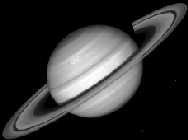
#> input picture term5/sm/lab2/x1.bmp, 188 x 140 px
$ python main.py
#> lines starting #> are read from the running program, lines starting #| are printed output that depends on the picture
import numpy as np
import matplotlib.pyplot as plt

from matplotlib import image


def moore_penrose_method(matrix, sigma0, eps=1e-5):
    # Step 1 (sigma0 init by user)

    matrix = np.array(matrix, dtype=float)
    e = np.eye(matrix.shape[0])
    sigma_k = sigma0

    # Step 2
    plus_matrix = matrix.T @ np.linalg.inv(matrix @ matrix.T + sigma0 * e)

    while True:
        # Step 3
        sigma_k = sigma_k / 2

        previous = plus_matrix

        # Step 4
        plus_matrix = matrix.T @ np.linalg.inv(matrix @ matrix.T + sigma_k * e)

        # Step 5
        if np.linalg.norm(plus_matrix - previous) < eps:
            return plus_matrix


def greville_method(matrix):
    matrix = np.array(matrix, dtype=float)

    # Get first row
    a = matrix[0:1]

    if np.count_nonzero(a[0]) == 0:
        result = np.zeros_like(a.T)
    else:
        result = a.T / a @ a.T

    # Greville formula
    for i in range(1, matrix.shape[0]):
        z_a = np.eye(result.shape[0]) - result @ matrix[:i]
        r_a = result @ result.T
        a = matrix[i:i + 1]

        dot_product = (a @ z_a) @ a.T

        if np.count_nonzero(dot_product) == 0:
            part_a = (r_a @ a.T) / (1 + (a @ r_a) @ a.T)
        else:
            part_a = (z_a @ a.T) / dot_product

        result = np.concatenate((result - part_a @ (a @ result), part_a), axis=1)

    return result


def pseudoinverse_matrix_check(x_plus, x):
    result = True

    result = result and ((x @ x_plus) @ x).all() == x.all()
    result = result and ((x_plus @ x) @ x_plus).all() == x_plus.all()
    result = result and np.allclose(x @ x_plus, (x @ x_plus).T)
    result = result and np.allclose(x_plus @ x, (x_plus @ x).T)

    return result


def main():
    x_image, y_image = image.imread('x1.bmp'), image.imread('y5.bmp')
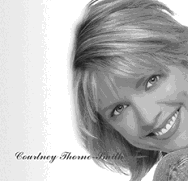
#> input picture term5/sm/lab2/y5.bmp, 188 x 181 px
#> x_image is the input picture: shape (140, 188); min 0, max 255, mean 50.5
#> y_image is the input picture: shape (181, 188); min 22, max 255, mean 183

    moore_penrose_matrix = moore_penrose_method(x_image, 1)
#> in moore_penrose_method, `plus_matrix = matrix.T @ np.linalg.inv(matrix @ matrix.T + sigma0 * e)`:
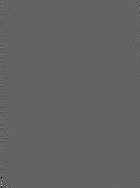
#> plus_matrix: shape (188, 140) float64; min -0.139, max 0.219, mean 5.01e-06; drawn with min black and max white
#> after the loop in moore_penrose_method, `while True:`: sigma_k = 3.81e-06
    greville_matrix = greville_method(x_image)
#> the loop in greville_method, `for i in range(1, matrix.shape[0]):` made 139 passes
#> dot_product on passes 1 to 12: [6], [83], [16787], [12627.7], [23316.6], [7294.9], [6027.3], [5599.1], [3339.1], [18940.9], [7381], [8763]
#> pass 1, in greville_method, `z_a = np.eye(result.shape[0]) - result @ matrix[:i]`:
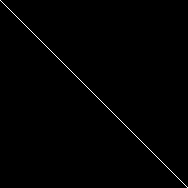
#> z_a: shape (188, 188) float64; values 0 (black) and 1 (white), 0.53% white in thin lines or dots
#> pass 2, in greville_method, `z_a = np.eye(result.shape[0]) - result @ matrix[:i]`:
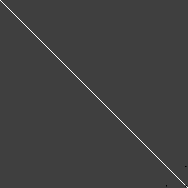
#> z_a: shape (188, 188) float64; min -0.333, max 1, mean 0.00524; drawn with min black and max white

    moore_penrose_status = 'Ok' if pseudoinverse_matrix_check(moore_penrose_matrix, x_image) else 'Bad'
#> in pseudoinverse_matrix_check, `result = result and ((x @ x_plus) @ x).all() == x.all()`: result = True
#> moore_penrose_status = 'Ok'
    print(f'Status Moore-Penrose method: {moore_penrose_status}')
#| Status Moore-Penrose method: Ok

    greville_status = 'Ok' if pseudoinverse_matrix_check(greville_matrix, x_image) else 'Bad'
#> greville_status = 'Ok'
    print(f'Status Greville method: {greville_status}')
#| Status Greville method: Ok

    moore_penrose_operator = y_image @ moore_penrose_matrix
    greville_operator = y_image @ greville_matrix

    # Show result
    fig = plt.figure()

    ax = fig.add_subplot(2, 2, 1)
    ax.set_title('X')
    plt.imshow(x_image, cmap='gray')
    plt.axis('off')

    ax = fig.add_subplot(2, 2, 2)
    ax.set_title('Y')
    plt.imshow(y_image, cmap='gray')
    plt.axis('off')

    ax = fig.add_subplot(2, 2, 3)
    ax.set_title('Moore-Penrose')
    plt.imshow(moore_penrose_operator @ x_image, cmap='gray')
    plt.axis('off')

    ax = fig.add_subplot(2, 2, 4)
    ax.set_title('Greville')
    plt.imshow(greville_operator @ x_image, cmap='gray')
    plt.axis('off')

    plt.show()
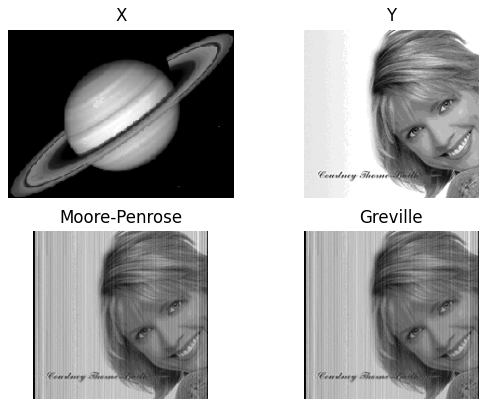
#> figure drawn by matplotlib, 4 panels


if __name__ == '__main__':
    main()
